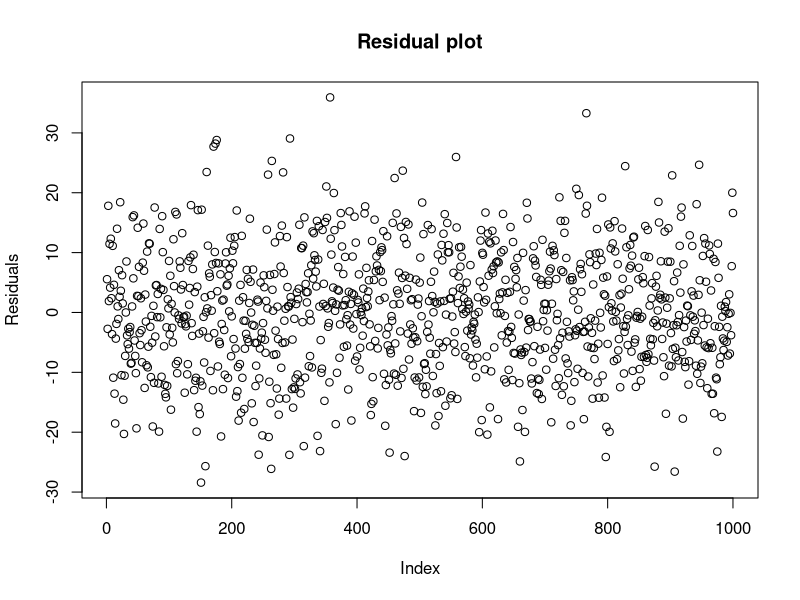
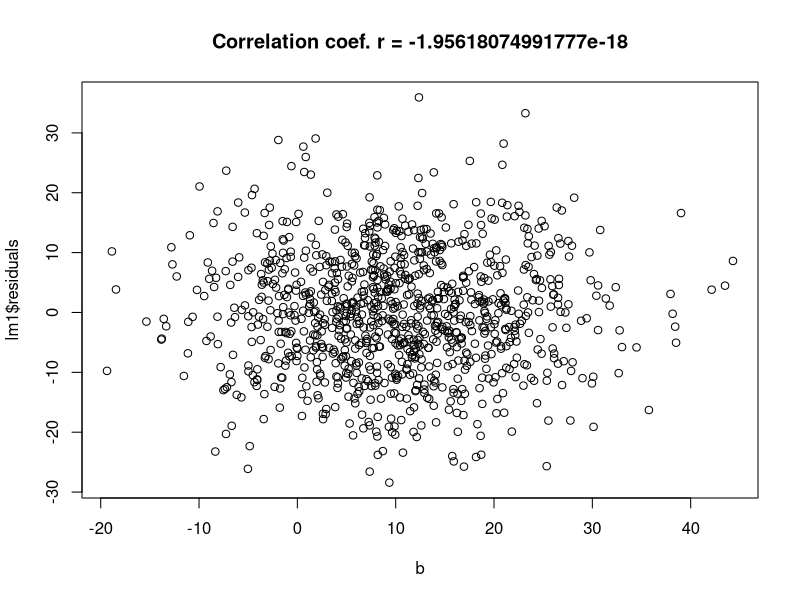
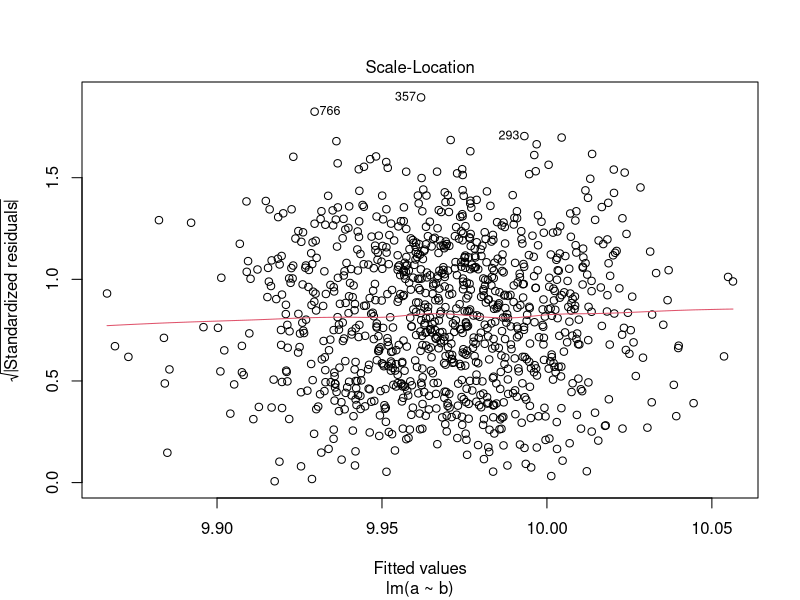
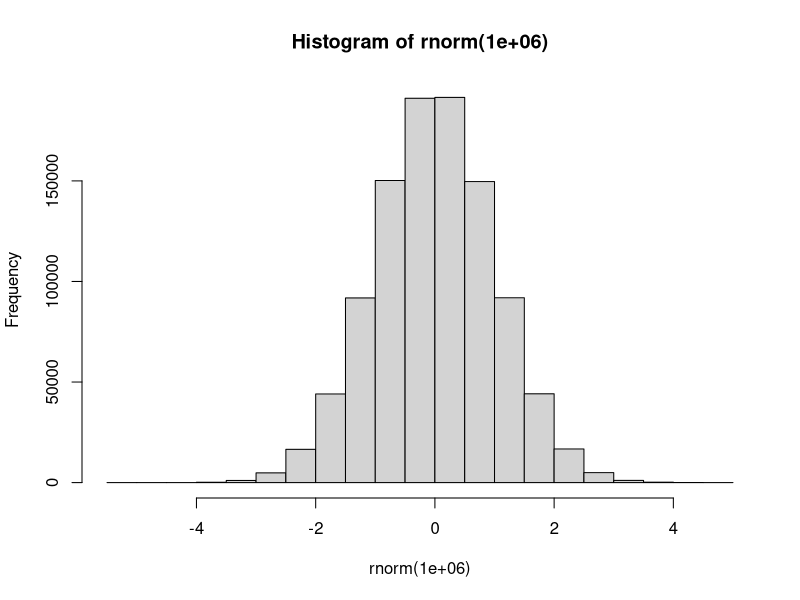
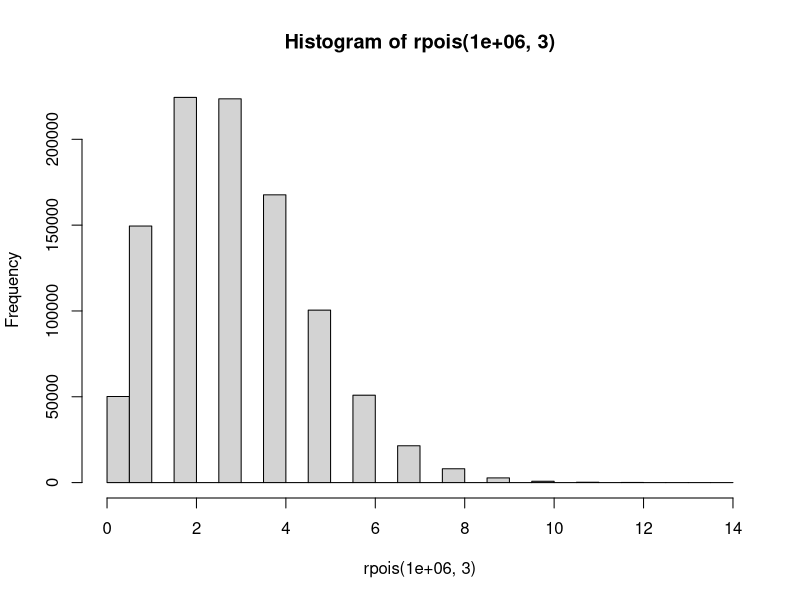
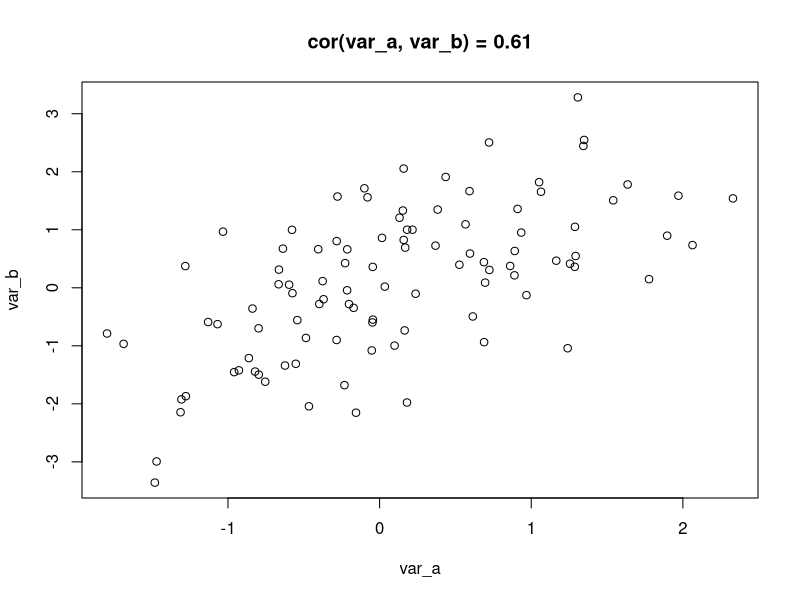
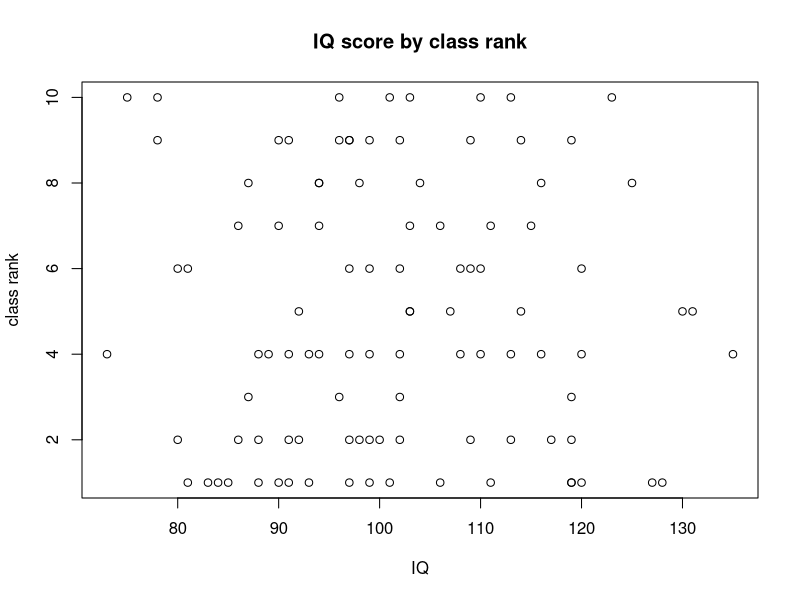
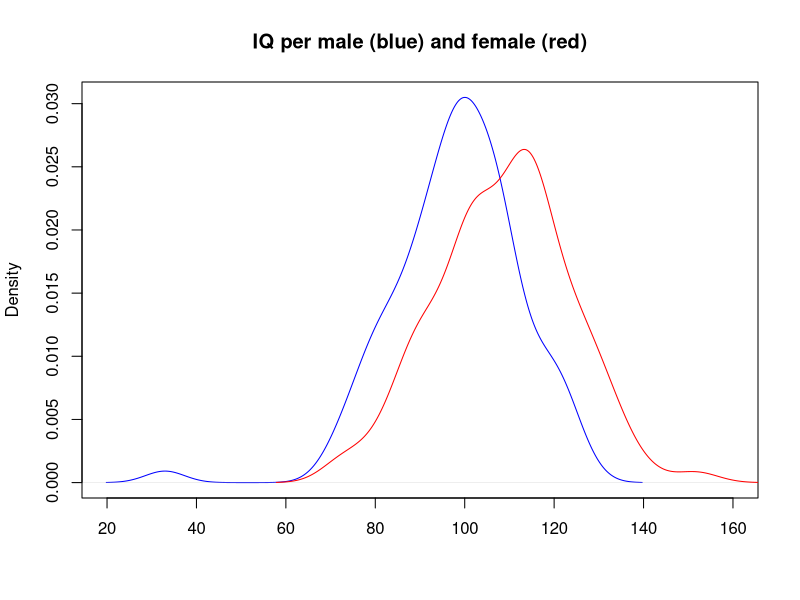

These figures' R source, in order:
## ---- chunk 1
set.seed(13)
a = rnorm(1000, 10, 10)
b = rnorm(1000, 10, 10)
lm1 = lm(a ~ b)
plot(lm1$residuals, ylab='Residuals', main='Residual plot')
## ---- chunk 2
plot(b, lm1$residuals, main=paste('Correlation coef. r =', cor(b, lm1$residuals)))
## ---- chunk 3
plot(lm1, which = 3)
## ---- chunk 4
set.seed(1234567)
hist(rnorm(1000000))
## ---- chunk 5
set.seed(1234567)
hist(rpois(1e6, 3))
## ---- chunk 6
set.seed(4)
var_a = rnorm(100)
var_b = var_a + rnorm(100, 0.1, 1)
plot(var_a, var_b, main=paste('cor(var_a, var_b) = ', round(cor(var_a, var_b), 2), sep=""))
## ---- chunk 7
set.seed(4)
iq = round(rnorm(100, 100, 15))
class_rank = sample(c(1:10), 100, replace=T)
plot(iq, class_rank, main="IQ score by class rank", xlab="IQ", ylab="class rank")
## ---- chunk 8
cor.test(iq, class_rank, method = 'spearman')
## ---- chunk 9
set.seed(24)
males = rnorm(100, 100, 15)
females = rnorm(100, 110, 15)
{plot(density(males), col='blue', xlim=c(20, 160), main="IQ per male (blue) and female (red)", xlab="")
  lines(density(females), col='red')}
## ---- chunk 10
t.test(males, females)
## ---- chunk 11
set.seed(24)
males = sample(c(1:10), 100, replace=T)
females = sample(c(1:10), 100, replace=T)
hist(males)
## ---- chunk 12
df = data.frame(males, rank(males), females, rank(females))
knitr::kable(df[1:6, ])
## ---- chunk 13
wilcox.test(males, females)
## ---- chunk 14
set.seed(241)
north = sample(c(1:90), 100, replace=T)
south = sample(c(1:50), 100, replace=T)
east = sample(c(1:100), 100, replace=T)
west = sample(c(1:80), 100, replace=T)
deprivation = data.frame(deprivation = c(north, east, south, west), area = rep(c('north', 'east', 'south', 'west'), each=100))
boxplot(deprivation$deprivation ~ deprivation$area)
## ---- chunk 15
hist(east, main='Histogram of deprivation percentiles East')
## ---- chunk 16
kruskal.test(deprivation ~ area, data = deprivation)
## ---- chunk 17
data1 = array(c(300, 200, 250, 250), dim=c(2,2))
dimnames(data1) = list( c('Hacked', 'Not hacked')
                       , c('No anti-virus software', 'Anti-virus software'))
knitr::kable(data1)
## ---- chunk 18
data1 = array(c(300, 200, 250, 250), dim=c(2,2))
dimnames(data1) = list( c('Hacked', 'Not hacked')
                       , c('No anti-virus software', 'Anti-virus software'))
knitr::kable(addmargins(data1, c(1,2)))
## ---- chunk 19
expected_values = chisq.test(data1)$expected
knitr::kable(addmargins(expected_values, c(1,2)), caption = 'Expected values')
## ---- chunk 20
chisq.test(data1, correct = F)
## ---- chunk 21
knitr::kable(data1)
## ---- chunk 22
knitr::kable(chisq.test(data1, correct = F)$stdres)
## ---- chunk 23
data2 = array(c(200, 400, 350, 250, 300, 150, 150, 200, 150), dim=c(3,3))
dimnames(data2) = list( c('No access', 'Files stolen', 'Ransomware')
                       , c('Non AV', 'standard AV', 'premium AV'))
knitr::kable(data2)
## ---- chunk 24
knitr::kable(addmargins(data2, c(1,2)))
## ---- chunk 25
O = chisq.test(data2, correct = F)$observed
E = chisq.test(data2, correct = F)$expected
knitr::kable(round((O-E)^2/E, 2))
## ---- chunk 26
chisq.test(data2, correct = F)
## ---- chunk 27
knitr::kable(round(chisq.test(data2, correct = F)$stdres, 2))
## ---- chunk 28
data3 = array(c(911, 44, 538, 456, 3, 2, 43, 279), dim=c(2,2,2))
dimnames(data3) = list('vandalised' = c('yes', 'no')
                       , 'natural surveillance' = c('yes', 'no')
                       , 'area' = c('urban', 'suburb')
                       )
ftable(data3, row.vars = c("area","natural surveillance"))
## ---- chunk 29
prop.table(data3, margin = c(1,3))
## ---- chunk 30
knitr::kable(addmargins(prop.table(data1), c(1,2)), caption = 'Probability data')
## ---- chunk 31
knitr::kable(addmargins(prop.table(data1), c(1,2)), caption = 'Probability data')
## ---- chunk 32
pois_random = rpois(1000000, 3)
hist(pois_random)
## ---- chunk 33
(data3_ = as.data.frame(as.table(data3)))
## ---- chunk 34
indep_model = glm(formula = Freq ~ vandalised + natural.surveillance + area
               , data = data3_
               , family = poisson)
## ---- chunk 35
summary(indep_model)
## ---- chunk 36
pchisq(1286, 4, lower.tail = F)
## ---- chunk 37
knitr::kable(cbind(indep_model$data, round(fitted(indep_model), 2)))
## ---- chunk 38
exp(-0.64931)
## ---- chunk 39
full_model = glm(formula = Freq ~ vandalised * natural.surveillance * area
               , data = data3_
               , family = poisson)
## ---- chunk 40
knitr::kable(cbind(full_model$data, round(fitted(full_model), 2)))
## ---- chunk 41
step(full_model)
## ---- chunk 42
best_model = glm(formula = Freq ~ vandalised + natural.surveillance + area + 
    vandalised:natural.surveillance + vandalised:area + natural.surveillance:area, 
    family = poisson, data = data3_)
## ---- chunk 43
summary(best_model)
## ---- chunk 44
pchisq(0.37, 1, lower.tail = F)
## ---- chunk 45
knitr::kable(cbind(best_model$data, round(fitted(best_model), 2)))
## ---- chunk 46
coefficients(best_model)
## ---- chunk 47
exp(2.055)
